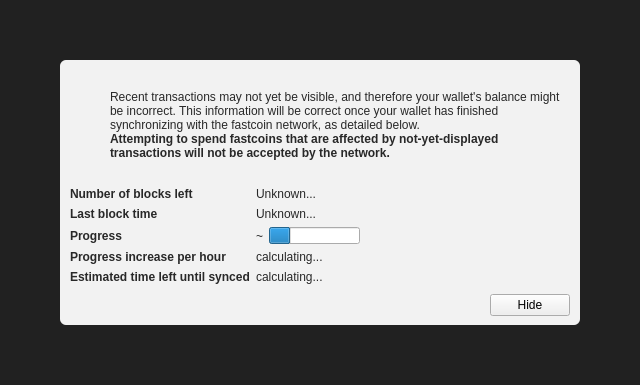
<?xml version="1.0" encoding="UTF-8"?>
<ui version="4.0">
 <class>ModalOverlay</class>
 <widget class="ModalOverlay" name="ModalOverlay">
  <property name="geometry">
   <rect>
    <x>0</x>
    <y>0</y>
    <width>640</width>
    <height>385</height>
   </rect>
  </property>
  <property name="windowTitle">
   <string>Form</string>
  </property>
  <layout class="QVBoxLayout" name="verticalLayout" stretch="0">
   <property name="sizeConstraint">
    <enum>QLayout::SetDefaultConstraint</enum>
   </property>
   <property name="leftMargin">
    <number>0</number>
   </property>
   <property name="topMargin">
    <number>0</number>
   </property>
   <property name="rightMargin">
    <number>0</number>
   </property>
   <property name="bottomMargin">
    <number>0</number>
   </property>
   <item>
    <widget class="QWidget" name="bgWidget" native="true">
     <property name="styleSheet">
      <string notr="true">#bgWidget { background: rgba(0,0,0,220); }</string>
     </property>
     <layout class="QVBoxLayout" name="verticalLayoutMain" stretch="1">
      <property name="leftMargin">
       <number>60</number>
      </property>
      <property name="topMargin">
       <number>60</number>
      </property>
      <property name="rightMargin">
       <number>60</number>
      </property>
      <property name="bottomMargin">
       <number>60</number>
      </property>
      <item>
       <widget class="QWidget" name="contentWidget" native="true">
        <property name="styleSheet">
         <string notr="true">#contentWidget { background: rgba(255,255,255,240); border-radius: 6px; }

QLabel { color: rgb(40,40,40);  }</string>
        </property>
        <layout class="QVBoxLayout" name="verticalLayoutSub" stretch="1,0,0,0">
         <property name="spacing">
          <number>0</number>
         </property>
         <property name="leftMargin">
          <number>10</number>
         </property>
         <property name="topMargin">
          <number>10</number>
         </property>
         <property name="rightMargin">
          <number>10</number>
         </property>
         <property name="bottomMargin">
          <number>10</number>
         </property>
         <item>
          <layout class="QHBoxLayout" name="horizontalLayoutIconText" stretch="0,1">
           <property name="topMargin">
            <number>20</number>
           </property>
           <item>
            <layout class="QVBoxLayout" name="verticalLayoutIcon">
             <property name="leftMargin">
              <number>0</number>
             </property>
             <item>
              <widget class="QPushButton" name="warningIcon">
               <property name="enabled">
                <bool>false</bool>
               </property>
               <property name="text">
                <string/>
               </property>
               <property name="icon">
                <iconset>
                 <normaloff>:/icons/warning</normaloff>
                 <disabledoff>:/icons/warning</disabledoff>:/icons/warning</iconset>
               </property>
               <property name="iconSize">
                <size>
                 <width>48</width>
                 <height>48</height>
                </size>
               </property>
               <property name="flat">
                <bool>true</bool>
               </property>
              </widget>
             </item>
             <item>
              <spacer name="verticalSpacerWarningIcon">
               <property name="orientation">
                <enum>Qt::Vertical</enum>
               </property>
               <property name="sizeHint" stdset="0">
                <size>
                 <width>20</width>
                 <height>40</height>
                </size>
               </property>
              </spacer>
             </item>
            </layout>
           </item>
           <item>
            <layout class="QVBoxLayout" name="verticalLayoutInfoText">
             <property name="leftMargin">
              <number>0</number>
             </property>
             <property name="topMargin">
              <number>0</number>
             </property>
             <item>
              <widget class="QLabel" name="infoText">
               <property name="text">
                <string>Recent transactions may not yet be visible, and therefore your wallet's balance might be incorrect. This information will be correct once your wallet has finished synchronizing with the fastcoin network, as detailed below.</string>
               </property>
               <property name="textFormat">
                <enum>Qt::RichText</enum>
               </property>
               <property name="wordWrap">
                <bool>true</bool>
               </property>
              </widget>
             </item>
             <item>
              <widget class="QLabel" name="infoTextStrong">
               <property name="font">
                <font>
                 <weight>75</weight>
                 <bold>true</bold>
                </font>
               </property>
               <property name="text">
                <string>Attempting to spend fastcoins that are affected by not-yet-displayed transactions will not be accepted by the network.</string>
               </property>
               <property name="textFormat">
                <enum>Qt::RichText</enum>
               </property>
               <property name="wordWrap">
                <bool>true</bool>
               </property>
              </widget>
             </item>
             <item>
              <spacer name="verticalSpacerInTextSpace">
               <property name="orientation">
                <enum>Qt::Vertical</enum>
               </property>
               <property name="sizeHint" stdset="0">
                <size>
                 <width>20</width>
                 <height>40</height>
                </size>
               </property>
              </spacer>
             </item>
            </layout>
           </item>
          </layout>
         </item>
         <item>
          <spacer name="verticalSpacerAfterText">
           <property name="orientation">
            <enum>Qt::Vertical</enum>
           </property>
           <property name="sizeHint" stdset="0">
            <size>
             <width>20</width>
             <height>40</height>
            </size>
           </property>
          </spacer>
         </item>
         <item>
          <layout class="QFormLayout" name="formLayout">
           <property name="fieldGrowthPolicy">
            <enum>QFormLayout::FieldsStayAtSizeHint</enum>
           </property>
           <property name="horizontalSpacing">
            <number>6</number>
           </property>
           <property name="verticalSpacing">
            <number>6</number>
           </property>
           <property name="topMargin">
            <number>10</number>
           </property>
           <item row="0" column="0">
            <widget class="QLabel" name="labelNumberOfBlocksLeft">
             <property name="font">
              <font>
               <weight>75</weight>
               <bold>true</bold>
              </font>
             </property>
             <property name="text">
              <string>Number of blocks left</string>
             </property>
            </widget>
           </item>
           <item row="0" column="1">
            <widget class="QLabel" name="numberOfBlocksLeft">
             <property name="text">
              <string>Unknown...</string>
             </property>
            </widget>
           </item>
           <item row="1" column="0">
            <widget class="QLabel" name="labelLastBlockTime">
             <property name="font">
              <font>
               <weight>75</weight>
               <bold>true</bold>
              </font>
             </property>
             <property name="text">
              <string>Last block time</string>
             </property>
            </widget>
           </item>
           <item row="1" column="1">
            <widget class="QLabel" name="newestBlockDate">
             <property name="sizePolicy">
              <sizepolicy hsizetype="Maximum" vsizetype="Preferred">
               <horstretch>0</horstretch>
               <verstretch>0</verstretch>
              </sizepolicy>
             </property>
             <property name="text">
              <string>Unknown...</string>
             </property>
            </widget>
           </item>
           <item row="2" column="0">
            <widget class="QLabel" name="labelSyncDone">
             <property name="font">
              <font>
               <weight>75</weight>
               <bold>true</bold>
              </font>
             </property>
             <property name="text">
              <string>Progress</string>
             </property>
            </widget>
           </item>
           <item row="2" column="1">
            <layout class="QHBoxLayout" name="horizontalLayoutSync" stretch="0,1">
             <item>
              <widget class="QLabel" name="percentageProgress">
               <property name="text">
                <string notr="true">~</string>
               </property>
              </widget>
             </item>
             <item>
              <widget class="QProgressBar" name="progressBar">
               <property name="value">
                <number>24</number>
               </property>
               <property name="format">
                <string/>
               </property>
              </widget>
             </item>
            </layout>
           </item>
           <item row="4" column="0">
            <widget class="QLabel" name="labelProgressIncrease">
             <property name="font">
              <font>
               <weight>75</weight>
               <bold>true</bold>
              </font>
             </property>
             <property name="text">
              <string>Progress increase per hour</string>
             </property>
            </widget>
           </item>
           <item row="4" column="1">
            <widget class="QLabel" name="progressIncreasePerH">
             <property name="text">
              <string>calculating...</string>
             </property>
            </widget>
           </item>
           <item row="5" column="0">
            <widget class="QLabel" name="labelEstimatedTimeLeft">
             <property name="font">
              <font>
               <weight>75</weight>
               <bold>true</bold>
              </font>
             </property>
             <property name="text">
              <string>Estimated time left until synced</string>
             </property>
            </widget>
           </item>
           <item row="5" column="1">
            <widget class="QLabel" name="expectedTimeLeft">
             <property name="text">
              <string>calculating...</string>
             </property>
            </widget>
           </item>
          </layout>
         </item>
         <item>
          <layout class="QHBoxLayout" name="horizontalLayoutButtons">
           <property name="leftMargin">
            <number>10</number>
           </property>
           <property name="topMargin">
            <number>10</number>
           </property>
           <item>
            <spacer name="horizontalSpacer">
             <property name="orientation">
              <enum>Qt::Horizontal</enum>
             </property>
             <property name="sizeHint" stdset="0">
              <size>
               <width>40</width>
               <height>20</height>
              </size>
             </property>
            </spacer>
           </item>
           <item>
            <widget class="QPushButton" name="closeButton">
             <property name="text">
              <string>Hide</string>
             </property>
            </widget>
           </item>
          </layout>
         </item>
        </layout>
       </widget>
      </item>
     </layout>
    </widget>
   </item>
  </layout>
 </widget>
 <customwidgets>
  <customwidget>
   <class>ModalOverlay</class>
   <extends>QWidget</extends>
   <header>modaloverlay.h</header>
   <container>1</container>
  </customwidget>
 </customwidgets>
 <resources/>
 <connections/>
</ui>
